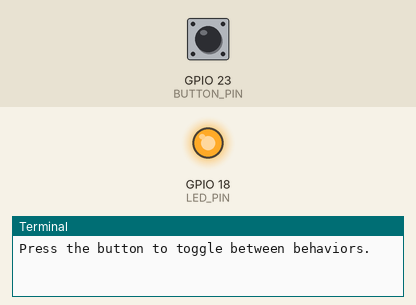
Bench run of a program on a simulated Raspberry Pi (BCM pin numbers). Shown: output pins drawn as LEDs (lit = HIGH), the last lines printed to the terminal. The test bench sets the inputs (shaded band); at power-on: GPIO 23 (BUTTON_PIN) LOW.

Above: at 1.2 s.
1.3 s: GPIO 23 (BUTTON_PIN) pulled HIGH for 0.15 s
At 1.9 s:
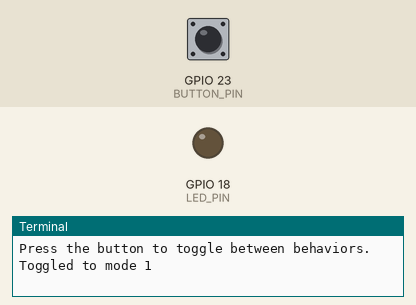
Timing chart, 0 to 10.3 s (numbered marks = the images above; inputs shaded):
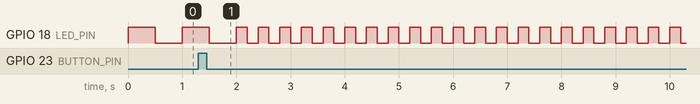

Measured:
- by itself, GPIO 18 (LED_PIN): repeats every 0.40 s: HIGH 0.20 s, LOW 0.20 s

The program:

blink1_blink2.py
```python
import RPi.GPIO as GPIO
import time

# Pin configuration
BUTTON_PIN = 23
LED_PIN = 18

# GPIO setup
GPIO.setmode(GPIO.BCM)
GPIO.setup(BUTTON_PIN, GPIO.IN, pull_up_down=GPIO.PUD_DOWN)  # Pull-down resistor
GPIO.setup(LED_PIN, GPIO.OUT)

# Initial state
current_mode = 0  # 0 = Don't blink too fast , 1 = Blinking faster

print("Press the button to toggle between behaviors.")

# Call back function on interrupt
def toggle_mode(channel):
    global current_mode
    current_mode = (current_mode + 1) % 2
    print(f"Toggled to mode {current_mode}")

# Interrupt on press of button
GPIO.add_event_detect(BUTTON_PIN, GPIO.FALLING, callback=toggle_mode, bouncetime=300)

try:
    while True:
        if current_mode == 0:
            # Don't bink too fast
            GPIO.output(LED_PIN, True)
            time.sleep(0.5)
            GPIO.output(LED_PIN, False)
            time.sleep(0.5)

            ### Maybe Wheel Control Code function calls Here

        elif current_mode == 1:
            # Blink faster
            GPIO.output(LED_PIN, True)
            time.sleep(0.2)
            GPIO.output(LED_PIN, False)
            time.sleep(0.2)

            ### Maybe Leg Control Code function calls Here

except:
    print('You terminated me')

finally:
    GPIO.cleanup()
```
